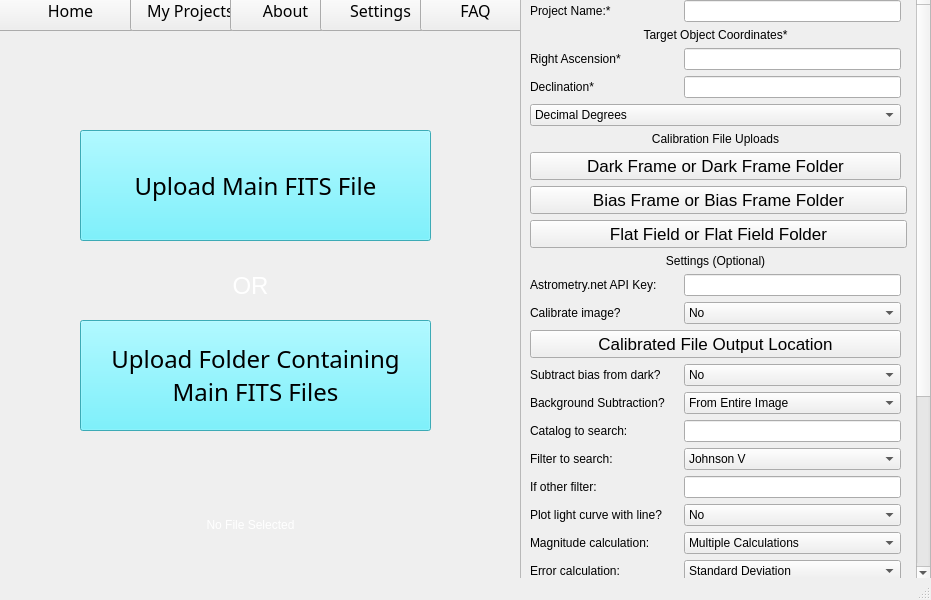
<?xml version="1.0" encoding="UTF-8"?>
<ui version="4.0">
 <class>MainWindow</class>
 <widget class="QMainWindow" name="MainWindow">
  <property name="geometry">
   <rect>
    <x>0</x>
    <y>0</y>
    <width>931</width>
    <height>600</height>
   </rect>
  </property>
  <property name="sizePolicy">
   <sizepolicy hsizetype="Fixed" vsizetype="Fixed">
    <horstretch>0</horstretch>
    <verstretch>0</verstretch>
   </sizepolicy>
  </property>
  <property name="minimumSize">
   <size>
    <width>931</width>
    <height>600</height>
   </size>
  </property>
  <property name="maximumSize">
   <size>
    <width>931</width>
    <height>600</height>
   </size>
  </property>
  <property name="windowTitle">
   <string>Photometry+</string>
  </property>
  <widget class="QWidget" name="centralwidget">
   <widget class="QLabel" name="bkglbl">
    <property name="geometry">
     <rect>
      <x>-40</x>
      <y>0</y>
      <width>841</width>
      <height>581</height>
     </rect>
    </property>
    <property name="sizePolicy">
     <sizepolicy hsizetype="Preferred" vsizetype="Preferred">
      <horstretch>1</horstretch>
      <verstretch>1</verstretch>
     </sizepolicy>
    </property>
    <property name="minimumSize">
     <size>
      <width>841</width>
      <height>581</height>
     </size>
    </property>
    <property name="maximumSize">
     <size>
      <width>841</width>
      <height>581</height>
     </size>
    </property>
    <property name="text">
     <string/>
    </property>
    <property name="pixmap">
     <pixmap>../assets/space.jpg</pixmap>
    </property>
    <property name="scaledContents">
     <bool>true</bool>
    </property>
   </widget>
   <widget class="QScrollArea" name="projectscrll">
    <property name="geometry">
     <rect>
      <x>520</x>
      <y>-10</y>
      <width>411</width>
      <height>591</height>
     </rect>
    </property>
    <property name="sizePolicy">
     <sizepolicy hsizetype="Expanding" vsizetype="Expanding">
      <horstretch>1</horstretch>
      <verstretch>1</verstretch>
     </sizepolicy>
    </property>
    <property name="widgetResizable">
     <bool>true</bool>
    </property>
    <widget class="QWidget" name="scrollAreaWidgetContents">
     <property name="geometry">
      <rect>
       <x>0</x>
       <y>0</y>
       <width>427</width>
       <height>1013</height>
      </rect>
     </property>
     <property name="sizePolicy">
      <sizepolicy hsizetype="Expanding" vsizetype="Preferred">
       <horstretch>0</horstretch>
       <verstretch>0</verstretch>
      </sizepolicy>
     </property>
     <layout class="QGridLayout" name="gridLayout">
      <item row="27" column="1">
       <widget class="QLabel" name="refradiusinfo">
        <property name="maximumSize">
         <size>
          <width>10</width>
          <height>10</height>
         </size>
        </property>
        <property name="text">
         <string/>
        </property>
        <property name="pixmap">
         <pixmap>../assets/info.png</pixmap>
        </property>
        <property name="scaledContents">
         <bool>true</bool>
        </property>
       </widget>
      </item>
      <item row="20" column="2">
       <widget class="QComboBox" name="lightcurvelinecombo">
        <item>
         <property name="text">
          <string>No</string>
         </property>
        </item>
        <item>
         <property name="text">
          <string>Yes</string>
         </property>
        </item>
       </widget>
      </item>
      <item row="6" column="0" colspan="3">
       <widget class="QLabel" name="callbl">
        <property name="text">
         <string>Calibration File Uploads</string>
        </property>
        <property name="alignment">
         <set>Qt::AlignCenter</set>
        </property>
       </widget>
      </item>
      <item row="30" column="0" colspan="3">
       <widget class="QPushButton" name="submitbtn">
        <property name="text">
         <string>Submit Project</string>
        </property>
       </widget>
      </item>
      <item row="13" column="1">
       <widget class="QLabel" name="calibrateinfo">
        <property name="maximumSize">
         <size>
          <width>10</width>
          <height>10</height>
         </size>
        </property>
        <property name="text">
         <string/>
        </property>
        <property name="pixmap">
         <pixmap>../assets/info.png</pixmap>
        </property>
        <property name="scaledContents">
         <bool>true</bool>
        </property>
       </widget>
      </item>
      <item row="13" column="2">
       <widget class="QComboBox" name="calibratecombo">
        <item>
         <property name="text">
          <string>No</string>
         </property>
        </item>
        <item>
         <property name="text">
          <string>Yes</string>
         </property>
        </item>
       </widget>
      </item>
      <item row="10" column="0" colspan="4">
       <widget class="QPushButton" name="flatbtn">
        <property name="maximumSize">
         <size>
          <width>400</width>
          <height>32</height>
         </size>
        </property>
        <property name="font">
         <font>
          <pointsize>13</pointsize>
         </font>
        </property>
        <property name="styleSheet">
         <string notr="true">text-align:center;</string>
        </property>
        <property name="text">
         <string>Flat Field or Flat Field Folder</string>
        </property>
        <property name="icon">
         <iconset>
          <normaloff>../assets/folderupload.png</normaloff>../assets/folderupload.png</iconset>
        </property>
       </widget>
      </item>
      <item row="2" column="1">
       <widget class="QLabel" name="rainfo">
        <property name="maximumSize">
         <size>
          <width>10</width>
          <height>10</height>
         </size>
        </property>
        <property name="text">
         <string/>
        </property>
        <property name="pixmap">
         <pixmap>../assets/info.png</pixmap>
        </property>
        <property name="scaledContents">
         <bool>true</bool>
        </property>
       </widget>
      </item>
      <item row="27" column="2">
       <widget class="QComboBox" name="refradiuscombo">
        <item>
         <property name="text">
          <string>Use radius from file</string>
         </property>
        </item>
        <item>
         <property name="text">
          <string>Same as target star radius</string>
         </property>
        </item>
       </widget>
      </item>
      <item row="15" column="0">
       <widget class="QLabel" name="label_8">
        <property name="text">
         <string>Subtract bias from dark?</string>
        </property>
       </widget>
      </item>
      <item row="14" column="0" colspan="3">
       <widget class="QPushButton" name="calFileButton">
        <property name="maximumSize">
         <size>
          <width>400</width>
          <height>32</height>
         </size>
        </property>
        <property name="font">
         <font>
          <pointsize>13</pointsize>
         </font>
        </property>
        <property name="toolTip">
         <string>&lt;html&gt;&lt;head/&gt;&lt;body&gt;&lt;p&gt;Choose location to output calibrated files to. Leave this button empty if you would not like an outputted copy of the calibrated files. &lt;/p&gt;&lt;/body&gt;&lt;/html&gt;</string>
        </property>
        <property name="styleSheet">
         <string notr="true">text-align:center;</string>
        </property>
        <property name="text">
         <string>Calibrated File Output Location</string>
        </property>
        <property name="icon">
         <iconset>
          <normaloff>../assets/folderupload.png</normaloff>../assets/folderupload.png</iconset>
        </property>
       </widget>
      </item>
      <item row="29" column="1">
       <widget class="QLabel" name="walkthroughinfo">
        <property name="maximumSize">
         <size>
          <width>10</width>
          <height>10</height>
         </size>
        </property>
        <property name="text">
         <string/>
        </property>
        <property name="pixmap">
         <pixmap>../assets/info.png</pixmap>
        </property>
        <property name="scaledContents">
         <bool>true</bool>
        </property>
       </widget>
      </item>
      <item row="0" column="2">
       <widget class="QLineEdit" name="projectnameentry">
        <property name="styleSheet">
         <string notr="true"/>
        </property>
       </widget>
      </item>
      <item row="28" column="0">
       <widget class="QLabel" name="label_16">
        <property name="text">
         <string>Remove reference star
outliers over z-score:
(Input 0 for no removal)</string>
        </property>
       </widget>
      </item>
      <item row="25" column="2">
       <widget class="QComboBox" name="targetradiuscombo">
        <item>
         <property name="text">
          <string>Find radius manually</string>
         </property>
        </item>
        <item>
         <property name="text">
          <string>Use full-width half-maximum</string>
         </property>
        </item>
        <item>
         <property name="text">
          <string>Other</string>
         </property>
        </item>
       </widget>
      </item>
      <item row="24" column="0" colspan="3">
       <widget class="QPushButton" name="readinrefbtn">
        <property name="maximumSize">
         <size>
          <width>401</width>
          <height>16777215</height>
         </size>
        </property>
        <property name="text">
         <string>Reference Star Read In File (.csv)</string>
        </property>
        <property name="icon">
         <iconset>
          <normaloff>../assets/upload.png</normaloff>../assets/upload.png</iconset>
        </property>
       </widget>
      </item>
      <item row="25" column="1">
       <widget class="QLabel" name="targetradiusinfo">
        <property name="maximumSize">
         <size>
          <width>10</width>
          <height>10</height>
         </size>
        </property>
        <property name="text">
         <string/>
        </property>
        <property name="pixmap">
         <pixmap>../assets/info.png</pixmap>
        </property>
        <property name="scaledContents">
         <bool>true</bool>
        </property>
       </widget>
      </item>
      <item row="27" column="0">
       <widget class="QLabel" name="label_14">
        <property name="text">
         <string>Reference star radius:</string>
        </property>
       </widget>
      </item>
      <item row="20" column="1">
       <widget class="QLabel" name="lightcurvelineinfo">
        <property name="maximumSize">
         <size>
          <width>10</width>
          <height>10</height>
         </size>
        </property>
        <property name="text">
         <string/>
        </property>
        <property name="pixmap">
         <pixmap>../assets/info.png</pixmap>
        </property>
        <property name="scaledContents">
         <bool>true</bool>
        </property>
       </widget>
      </item>
      <item row="26" column="0">
       <widget class="QLabel" name="label_19">
        <property name="text">
         <string>If other, radius in pixels:</string>
        </property>
       </widget>
      </item>
      <item row="0" column="0">
       <widget class="QLabel" name="label">
        <property name="text">
         <string>Project Name:*</string>
        </property>
       </widget>
      </item>
      <item row="26" column="2">
       <widget class="QLineEdit" name="pixradentry">
        <property name="enabled">
         <bool>false</bool>
        </property>
       </widget>
      </item>
      <item row="9" column="0" colspan="4">
       <widget class="QPushButton" name="biasbtn">
        <property name="maximumSize">
         <size>
          <width>400</width>
          <height>32</height>
         </size>
        </property>
        <property name="font">
         <font>
          <pointsize>13</pointsize>
         </font>
        </property>
        <property name="styleSheet">
         <string notr="true">text-align:center;</string>
        </property>
        <property name="text">
         <string>Bias Frame or Bias Frame Folder</string>
        </property>
        <property name="icon">
         <iconset>
          <normaloff>../assets/folderupload.png</normaloff>../assets/folderupload.png</iconset>
        </property>
       </widget>
      </item>
      <item row="19" column="0">
       <widget class="QLabel" name="label_7">
        <property name="text">
         <string>If other filter:</string>
        </property>
       </widget>
      </item>
      <item row="20" column="0">
       <widget class="QLabel" name="label_12">
        <property name="text">
         <string>Plot light curve with line?</string>
        </property>
       </widget>
      </item>
      <item row="22" column="0">
       <widget class="QLabel" name="label_13">
        <property name="text">
         <string>Error calculation:</string>
        </property>
       </widget>
      </item>
      <item row="29" column="0">
       <widget class="QLabel" name="label_20">
        <property name="text">
         <string>Walkthrough Mode?</string>
        </property>
       </widget>
      </item>
      <item row="4" column="1">
       <widget class="QLabel" name="decinfo">
        <property name="maximumSize">
         <size>
          <width>10</width>
          <height>10</height>
         </size>
        </property>
        <property name="text">
         <string/>
        </property>
        <property name="pixmap">
         <pixmap>../assets/info.png</pixmap>
        </property>
        <property name="scaledContents">
         <bool>true</bool>
        </property>
       </widget>
      </item>
      <item row="12" column="2">
       <widget class="QLineEdit" name="apikeyentry"/>
      </item>
      <item row="15" column="1">
       <widget class="QLabel" name="subtractbiasinfo">
        <property name="maximumSize">
         <size>
          <width>10</width>
          <height>10</height>
         </size>
        </property>
        <property name="text">
         <string/>
        </property>
        <property name="pixmap">
         <pixmap>../assets/info.png</pixmap>
        </property>
        <property name="scaledContents">
         <bool>true</bool>
        </property>
       </widget>
      </item>
      <item row="21" column="2">
       <widget class="QComboBox" name="magnitudecombo">
        <item>
         <property name="text">
          <string>Multiple Calculations</string>
         </property>
        </item>
        <item>
         <property name="text">
          <string>One Calculation</string>
         </property>
        </item>
       </widget>
      </item>
      <item row="29" column="2">
       <widget class="QComboBox" name="walkthroughcombo">
        <item>
         <property name="text">
          <string>No</string>
         </property>
        </item>
        <item>
         <property name="text">
          <string>Yes</string>
         </property>
        </item>
       </widget>
      </item>
      <item row="17" column="2">
       <widget class="QLineEdit" name="catalogentry"/>
      </item>
      <item row="15" column="2">
       <widget class="QComboBox" name="subtractbiascombo">
        <item>
         <property name="text">
          <string>No</string>
         </property>
        </item>
        <item>
         <property name="text">
          <string>Yes</string>
         </property>
        </item>
       </widget>
      </item>
      <item row="22" column="1">
       <widget class="QLabel" name="errorinfo">
        <property name="maximumSize">
         <size>
          <width>10</width>
          <height>10</height>
         </size>
        </property>
        <property name="text">
         <string/>
        </property>
        <property name="pixmap">
         <pixmap>../assets/info.png</pixmap>
        </property>
        <property name="scaledContents">
         <bool>true</bool>
        </property>
       </widget>
      </item>
      <item row="26" column="1">
       <widget class="QLabel" name="pixradiusinfo">
        <property name="maximumSize">
         <size>
          <width>10</width>
          <height>10</height>
         </size>
        </property>
        <property name="text">
         <string/>
        </property>
        <property name="pixmap">
         <pixmap>../assets/info.png</pixmap>
        </property>
        <property name="scaledContents">
         <bool>true</bool>
        </property>
       </widget>
      </item>
      <item row="22" column="2">
       <widget class="QComboBox" name="errorcombo">
        <property name="currentIndex">
         <number>0</number>
        </property>
        <item>
         <property name="text">
          <string>Standard Deviation</string>
         </property>
        </item>
        <item>
         <property name="text">
          <string>Weighted Magnitude</string>
         </property>
        </item>
        <item>
         <property name="text">
          <string>Jack Knife</string>
         </property>
        </item>
        <item>
         <property name="text">
          <string>Upload Error Stars</string>
         </property>
        </item>
        <item>
         <property name="text">
          <string>No error calculation</string>
         </property>
        </item>
       </widget>
      </item>
      <item row="12" column="1">
       <widget class="QLabel" name="astrometryinfo">
        <property name="maximumSize">
         <size>
          <width>10</width>
          <height>10</height>
         </size>
        </property>
        <property name="text">
         <string/>
        </property>
        <property name="pixmap">
         <pixmap>../assets/info.png</pixmap>
        </property>
        <property name="scaledContents">
         <bool>true</bool>
        </property>
       </widget>
      </item>
      <item row="2" column="0">
       <widget class="QLabel" name="label_17">
        <property name="text">
         <string>Right Ascension*</string>
        </property>
       </widget>
      </item>
      <item row="18" column="1">
       <widget class="QLabel" name="filterinfo">
        <property name="maximumSize">
         <size>
          <width>10</width>
          <height>10</height>
         </size>
        </property>
        <property name="text">
         <string/>
        </property>
        <property name="pixmap">
         <pixmap>../assets/info.png</pixmap>
        </property>
        <property name="scaledContents">
         <bool>true</bool>
        </property>
       </widget>
      </item>
      <item row="28" column="2">
       <widget class="QLineEdit" name="removeoutlierentry"/>
      </item>
      <item row="0" column="1">
       <widget class="QLabel" name="projectnameinfo">
        <property name="maximumSize">
         <size>
          <width>10</width>
          <height>10</height>
         </size>
        </property>
        <property name="text">
         <string/>
        </property>
        <property name="pixmap">
         <pixmap>../assets/info.png</pixmap>
        </property>
        <property name="scaledContents">
         <bool>true</bool>
        </property>
       </widget>
      </item>
      <item row="17" column="0">
       <widget class="QLabel" name="label_10">
        <property name="text">
         <string>Catalog to search:</string>
        </property>
       </widget>
      </item>
      <item row="16" column="1">
       <widget class="QLabel" name="backgroundinfo">
        <property name="maximumSize">
         <size>
          <width>10</width>
          <height>10</height>
         </size>
        </property>
        <property name="text">
         <string/>
        </property>
        <property name="pixmap">
         <pixmap>../assets/info.png</pixmap>
        </property>
        <property name="scaledContents">
         <bool>true</bool>
        </property>
       </widget>
      </item>
      <item row="12" column="0">
       <widget class="QLabel" name="label_5">
        <property name="text">
         <string>Astrometry.net API Key:</string>
        </property>
       </widget>
      </item>
      <item row="17" column="1">
       <widget class="QLabel" name="cataloginfo">
        <property name="maximumSize">
         <size>
          <width>10</width>
          <height>10</height>
         </size>
        </property>
        <property name="text">
         <string/>
        </property>
        <property name="pixmap">
         <pixmap>../assets/info.png</pixmap>
        </property>
        <property name="scaledContents">
         <bool>true</bool>
        </property>
       </widget>
      </item>
      <item row="7" column="0" colspan="3">
       <widget class="QPushButton" name="darkbtn">
        <property name="maximumSize">
         <size>
          <width>400</width>
          <height>32</height>
         </size>
        </property>
        <property name="font">
         <font>
          <pointsize>13</pointsize>
         </font>
        </property>
        <property name="styleSheet">
         <string notr="true">text-align:center;</string>
        </property>
        <property name="text">
         <string>Dark Frame or Dark Frame Folder</string>
        </property>
        <property name="icon">
         <iconset>
          <normaloff>../assets/folderupload.png</normaloff>../assets/folderupload.png</iconset>
        </property>
       </widget>
      </item>
      <item row="5" column="0" colspan="3">
       <widget class="QComboBox" name="degreecombo">
        <property name="sizePolicy">
         <sizepolicy hsizetype="Expanding" vsizetype="Fixed">
          <horstretch>0</horstretch>
          <verstretch>0</verstretch>
         </sizepolicy>
        </property>
        <property name="autoFillBackground">
         <bool>false</bool>
        </property>
        <property name="insertPolicy">
         <enum>QComboBox::NoInsert</enum>
        </property>
        <item>
         <property name="text">
          <string>Decimal Degrees</string>
         </property>
        </item>
        <item>
         <property name="text">
          <string>Sexagesimal (HH MM SS +/-DD MM SS)</string>
         </property>
        </item>
       </widget>
      </item>
      <item row="1" column="0" colspan="3">
       <widget class="QLabel" name="label_2">
        <property name="text">
         <string>Target Object Coordinates*</string>
        </property>
        <property name="alignment">
         <set>Qt::AlignCenter</set>
        </property>
       </widget>
      </item>
      <item row="11" column="0" colspan="3">
       <widget class="QLabel" name="label_4">
        <property name="text">
         <string>Settings (Optional)</string>
        </property>
        <property name="alignment">
         <set>Qt::AlignCenter</set>
        </property>
       </widget>
      </item>
      <item row="18" column="0">
       <widget class="QLabel" name="label_11">
        <property name="text">
         <string>Filter to search:</string>
        </property>
       </widget>
      </item>
      <item row="21" column="0">
       <widget class="QLabel" name="label_22">
        <property name="text">
         <string>Magnitude calculation:</string>
        </property>
       </widget>
      </item>
      <item row="13" column="0">
       <widget class="QLabel" name="label_6">
        <property name="text">
         <string>Calibrate image?</string>
        </property>
       </widget>
      </item>
      <item row="25" column="0">
       <widget class="QLabel" name="label_15">
        <property name="text">
         <string>Target star radius</string>
        </property>
       </widget>
      </item>
      <item row="4" column="2">
       <widget class="QLineEdit" name="decentry"/>
      </item>
      <item row="21" column="1">
       <widget class="QLabel" name="magnitudeinfo">
        <property name="maximumSize">
         <size>
          <width>10</width>
          <height>10</height>
         </size>
        </property>
        <property name="toolTip">
         <string>&lt;html&gt;&lt;head/&gt;&lt;body&gt;&lt;p&gt;Select &amp;quot;Multiple Calculations&amp;quot; to calculate a target object magnitude for every reference star, and then average those magnitudes together for the final magnitude. Select &amp;quot;One Calculation&amp;quot; to average the reference star counts and magnitudes together, and then calculate one final target object magnitude. &lt;/p&gt;&lt;/body&gt;&lt;/html&gt;</string>
        </property>
        <property name="text">
         <string/>
        </property>
        <property name="pixmap">
         <pixmap>../assets/info.png</pixmap>
        </property>
        <property name="scaledContents">
         <bool>true</bool>
        </property>
       </widget>
      </item>
      <item row="16" column="0">
       <widget class="QLabel" name="label_9">
        <property name="text">
         <string>Background Subtraction?</string>
        </property>
       </widget>
      </item>
      <item row="28" column="1">
       <widget class="QLabel" name="removerefinfo">
        <property name="maximumSize">
         <size>
          <width>10</width>
          <height>10</height>
         </size>
        </property>
        <property name="text">
         <string/>
        </property>
        <property name="pixmap">
         <pixmap>../assets/info.png</pixmap>
        </property>
        <property name="scaledContents">
         <bool>true</bool>
        </property>
       </widget>
      </item>
      <item row="18" column="2">
       <widget class="QComboBox" name="filtercombo">
        <item>
         <property name="text">
          <string>Johnson V</string>
         </property>
        </item>
        <item>
         <property name="text">
          <string>Johnson B</string>
         </property>
        </item>
        <item>
         <property name="text">
          <string>g'</string>
         </property>
        </item>
        <item>
         <property name="text">
          <string>r'</string>
         </property>
        </item>
        <item>
         <property name="text">
          <string>i'</string>
         </property>
        </item>
        <item>
         <property name="text">
          <string>Other</string>
         </property>
        </item>
       </widget>
      </item>
      <item row="19" column="2">
       <widget class="QLineEdit" name="filterentry">
        <property name="readOnly">
         <bool>false</bool>
        </property>
       </widget>
      </item>
      <item row="2" column="2">
       <widget class="QLineEdit" name="raentry"/>
      </item>
      <item row="16" column="2">
       <widget class="QComboBox" name="backgroundcombo">
        <item>
         <property name="text">
          <string>From Entire Image</string>
         </property>
        </item>
        <item>
         <property name="text">
          <string>From Individual Stars</string>
         </property>
        </item>
       </widget>
      </item>
      <item row="19" column="1">
       <widget class="QLabel" name="otherfilterinfo">
        <property name="maximumSize">
         <size>
          <width>10</width>
          <height>10</height>
         </size>
        </property>
        <property name="text">
         <string/>
        </property>
        <property name="pixmap">
         <pixmap>../assets/info.png</pixmap>
        </property>
        <property name="scaledContents">
         <bool>true</bool>
        </property>
       </widget>
      </item>
      <item row="4" column="0">
       <widget class="QLabel" name="label_18">
        <property name="text">
         <string>Declination*</string>
        </property>
       </widget>
      </item>
      <item row="23" column="0" colspan="3">
       <widget class="QPushButton" name="errorstarbtn">
        <property name="enabled">
         <bool>false</bool>
        </property>
        <property name="maximumSize">
         <size>
          <width>401</width>
          <height>16777215</height>
         </size>
        </property>
        <property name="text">
         <string>Error Star Read In File (.csv)</string>
        </property>
        <property name="icon">
         <iconset>
          <normaloff>../assets/upload.png</normaloff>../assets/upload.png</iconset>
        </property>
       </widget>
      </item>
     </layout>
    </widget>
   </widget>
   <widget class="QPushButton" name="homebtn">
    <property name="geometry">
     <rect>
      <x>-10</x>
      <y>-10</y>
      <width>161</width>
      <height>41</height>
     </rect>
    </property>
    <property name="font">
     <font>
      <family>Arial Rounded MT Bold</family>
      <pointsize>12</pointsize>
      <weight>50</weight>
      <italic>false</italic>
      <bold>false</bold>
     </font>
    </property>
    <property name="styleSheet">
     <string notr="true">font: 12pt &quot;Arial Rounded MT Bold&quot;;</string>
    </property>
    <property name="text">
     <string>Home</string>
    </property>
    <property name="icon">
     <iconset>
      <normaloff>../assets/PhotometryPlusLogo.png</normaloff>../assets/PhotometryPlusLogo.png</iconset>
    </property>
    <property name="iconSize">
     <size>
      <width>50</width>
      <height>16</height>
     </size>
    </property>
   </widget>
   <widget class="QPushButton" name="myprojectsbtn">
    <property name="geometry">
     <rect>
      <x>130</x>
      <y>-10</y>
      <width>121</width>
      <height>41</height>
     </rect>
    </property>
    <property name="font">
     <font>
      <family>Arial Rounded MT Bold</family>
      <pointsize>12</pointsize>
      <weight>50</weight>
      <italic>false</italic>
      <bold>false</bold>
     </font>
    </property>
    <property name="styleSheet">
     <string notr="true">font: 12pt &quot;Arial Rounded MT Bold&quot;;</string>
    </property>
    <property name="text">
     <string>My Projects</string>
    </property>
   </widget>
   <widget class="QPushButton" name="aboutbtn">
    <property name="geometry">
     <rect>
      <x>230</x>
      <y>-10</y>
      <width>111</width>
      <height>41</height>
     </rect>
    </property>
    <property name="font">
     <font>
      <family>Arial Rounded MT Bold</family>
      <pointsize>12</pointsize>
      <weight>50</weight>
      <italic>false</italic>
      <bold>false</bold>
     </font>
    </property>
    <property name="styleSheet">
     <string notr="true">font: 12pt &quot;Arial Rounded MT Bold&quot;;</string>
    </property>
    <property name="text">
     <string>About</string>
    </property>
   </widget>
   <widget class="QPushButton" name="settingsbtn">
    <property name="geometry">
     <rect>
      <x>320</x>
      <y>-10</y>
      <width>121</width>
      <height>41</height>
     </rect>
    </property>
    <property name="font">
     <font>
      <family>Arial Rounded MT Bold</family>
      <pointsize>12</pointsize>
      <weight>50</weight>
      <italic>false</italic>
      <bold>false</bold>
     </font>
    </property>
    <property name="styleSheet">
     <string notr="true">font: 12pt &quot;Arial Rounded MT Bold&quot;;</string>
    </property>
    <property name="text">
     <string>Settings</string>
    </property>
   </widget>
   <widget class="QPushButton" name="helpbtn">
    <property name="geometry">
     <rect>
      <x>420</x>
      <y>-10</y>
      <width>111</width>
      <height>41</height>
     </rect>
    </property>
    <property name="font">
     <font>
      <family>Arial Rounded MT Bold</family>
      <pointsize>12</pointsize>
      <weight>50</weight>
      <italic>false</italic>
      <bold>false</bold>
     </font>
    </property>
    <property name="styleSheet">
     <string notr="true">font: 12pt &quot;Arial Rounded MT Bold&quot;;</string>
    </property>
    <property name="text">
     <string>FAQ</string>
    </property>
   </widget>
   <widget class="QPushButton" name="folderuploadbtn">
    <property name="geometry">
     <rect>
      <x>80</x>
      <y>320</y>
      <width>351</width>
      <height>111</height>
     </rect>
    </property>
    <property name="font">
     <font>
      <family>Arial Rounded MT Bold</family>
      <pointsize>18</pointsize>
     </font>
    </property>
    <property name="styleSheet">
     <string notr="true">text-align:center;
background-color: rgb(84, 240, 255);</string>
    </property>
    <property name="text">
     <string>Upload Folder Containing 
Main FITS Files</string>
    </property>
    <property name="icon">
     <iconset>
      <normaloff>../assets/folderupload.png</normaloff>../assets/folderupload.png</iconset>
    </property>
    <property name="iconSize">
     <size>
      <width>20</width>
      <height>20</height>
     </size>
    </property>
   </widget>
   <widget class="QLabel" name="imagelbl">
    <property name="geometry">
     <rect>
      <x>30</x>
      <y>50</y>
      <width>450</width>
      <height>450</height>
     </rect>
    </property>
    <property name="minimumSize">
     <size>
      <width>450</width>
      <height>450</height>
     </size>
    </property>
    <property name="maximumSize">
     <size>
      <width>450</width>
      <height>450</height>
     </size>
    </property>
    <property name="text">
     <string/>
    </property>
    <property name="scaledContents">
     <bool>true</bool>
    </property>
   </widget>
   <widget class="QLabel" name="filenamelbl">
    <property name="geometry">
     <rect>
      <x>10</x>
      <y>499</y>
      <width>481</width>
      <height>51</height>
     </rect>
    </property>
    <property name="styleSheet">
     <string notr="true">color: rgb(255, 255, 255);</string>
    </property>
    <property name="text">
     <string>No File Selected</string>
    </property>
    <property name="alignment">
     <set>Qt::AlignCenter</set>
    </property>
    <property name="wordWrap">
     <bool>true</bool>
    </property>
   </widget>
   <widget class="QPushButton" name="fileuploadbtn">
    <property name="geometry">
     <rect>
      <x>80</x>
      <y>130</y>
      <width>351</width>
      <height>111</height>
     </rect>
    </property>
    <property name="font">
     <font>
      <family>Arial Rounded MT Bold</family>
      <pointsize>18</pointsize>
     </font>
    </property>
    <property name="styleSheet">
     <string notr="true">text-align:center;
background-color: rgb(84, 240, 255);</string>
    </property>
    <property name="text">
     <string>Upload Main FITS File</string>
    </property>
    <property name="icon">
     <iconset>
      <normaloff>../assets/fileupload.png</normaloff>
      <normalon>../assets/fileupload.png</normalon>../assets/fileupload.png</iconset>
    </property>
    <property name="iconSize">
     <size>
      <width>20</width>
      <height>20</height>
     </size>
    </property>
   </widget>
   <widget class="QLabel" name="orlabel">
    <property name="geometry">
     <rect>
      <x>10</x>
      <y>260</y>
      <width>481</width>
      <height>51</height>
     </rect>
    </property>
    <property name="font">
     <font>
      <pointsize>18</pointsize>
     </font>
    </property>
    <property name="styleSheet">
     <string notr="true">color: rgb(255, 255, 255);</string>
    </property>
    <property name="text">
     <string>OR</string>
    </property>
    <property name="alignment">
     <set>Qt::AlignCenter</set>
    </property>
    <property name="wordWrap">
     <bool>true</bool>
    </property>
   </widget>
   <widget class="QLabel" name="label_21">
    <property name="geometry">
     <rect>
      <x>930</x>
      <y>380</y>
      <width>10</width>
      <height>10</height>
     </rect>
    </property>
    <property name="maximumSize">
     <size>
      <width>10</width>
      <height>10</height>
     </size>
    </property>
    <property name="text">
     <string/>
    </property>
    <property name="pixmap">
     <pixmap>../assets/info.png</pixmap>
    </property>
    <property name="scaledContents">
     <bool>true</bool>
    </property>
   </widget>
   <zorder>bkglbl</zorder>
   <zorder>homebtn</zorder>
   <zorder>myprojectsbtn</zorder>
   <zorder>aboutbtn</zorder>
   <zorder>settingsbtn</zorder>
   <zorder>helpbtn</zorder>
   <zorder>projectscrll</zorder>
   <zorder>imagelbl</zorder>
   <zorder>filenamelbl</zorder>
   <zorder>folderuploadbtn</zorder>
   <zorder>fileuploadbtn</zorder>
   <zorder>orlabel</zorder>
   <zorder>label_21</zorder>
  </widget>
  <widget class="QMenuBar" name="menubar">
   <property name="geometry">
    <rect>
     <x>0</x>
     <y>0</y>
     <width>931</width>
     <height>22</height>
    </rect>
   </property>
  </widget>
  <widget class="QStatusBar" name="statusbar"/>
 </widget>
 <resources/>
 <connections/>
</ui>
